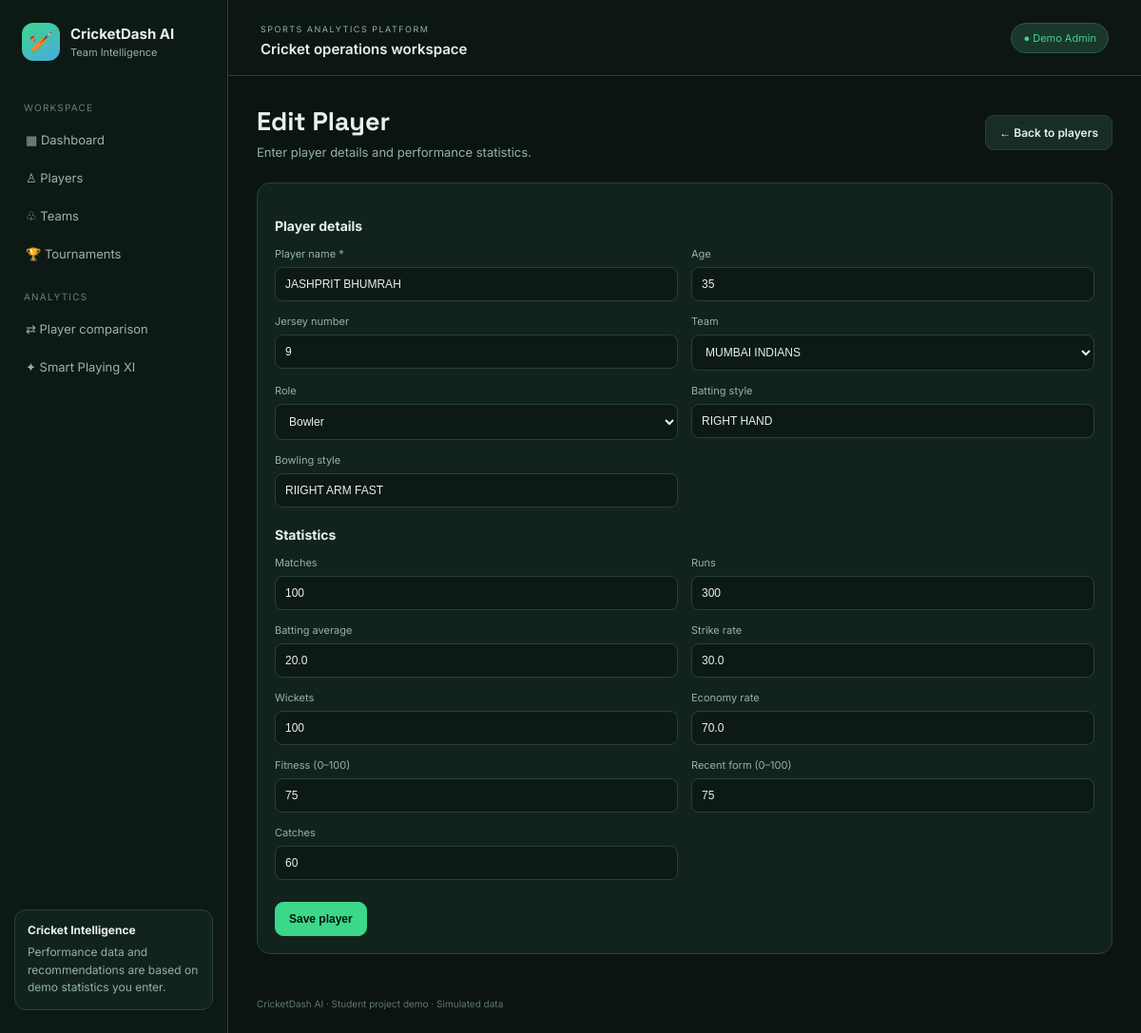
The app's page /players/2/edit/ with its own data.
### core/models.py (models this page shows, shortened)
class Player(models.Model):
    ROLE_CHOICES = [('Batter','Batter'),('Bowler','Bowler'),('All-rounder','All-rounder'),('Wicketkeeper','Wicketkeeper')]
    name = models.CharField(max_length=100)
    age = models.PositiveIntegerField(default=20)
    jersey_number = models.PositiveIntegerField(default=0)
    team = models.ForeignKey(Team, on_delete=models.SET_NULL, null=True, blank=True, related_name='players')
    role = models.CharField(max_length=20, choices=ROLE_CHOICES, default='Batter')
    batting_style = models.CharField(max_length=50, blank=True)
    bowling_style = models.CharField(max_length=50, blank=True)
    matches = models.PositiveIntegerField(default=0)
    runs = models.PositiveIntegerField(default=0)
    batting_average = models.FloatField(default=0)
    strike_rate = models.FloatField(default=0)
    wickets = models.PositiveIntegerField(default=0)
    economy = models.FloatField(default=0)
    fitness = models.PositiveIntegerField(default=75)
    recent_form = models.PositiveIntegerField(default=75)
    catches = models.PositiveIntegerField(default=0)

class Team(models.Model):
    name = models.CharField(max_length=100, unique=True)
    coach = models.CharField(max_length=100, blank=True)
    captain = models.CharField(max_length=100, blank=True)
    city = models.CharField(max_length=100, blank=True)

### core/views.py (the view)
# urls.py: path('players/', views.players, name='players'), path('players/add/', views.player_add, name='player_add'), path('players/<int:pk>/edit/', views.player_edit, name='player_edit'), path('players/<int:pk
def player_edit(request,pk): return player_form_save(request,get_object_or_404(Player,pk=pk))

### core/views.py (called while the page is built, shortened)
def player_form_save(request, player=None):
    return render(request,'core/player_form.html',{'player':player,'teams':Team.objects.all()})

### core/templates/core/player_form.html
{% extends 'core/base.html' %}{% block content %}<div class="page-title"><div><h1>{% if player %}Edit Player{% else %}Add Player{% endif %}</h1><p>Enter player details and performance statistics.</p></div><a class="btn" href="{% url 'players' %}">← Back to players</a></div><form class="panel form-panel" method="post">{% csrf_token %}<h3>Player details</h3><div class="form-grid"><label>Player name *<input required name="name" value="{{player.name|default:''}}"></label><label>Age<input type="number" min="1" max="80" name="age" value="{{player.age|default:20}}"></label><label>Jersey number<input type="number" name="jersey_number" value="{{player.jersey_number|default:0}}"></label><label>Team<select name="team"><option value="">Unassigned</option>{% for t in teams %}<option value="{{t.pk}}" {% if player.team_id == t.pk %}selected{% endif %}>{{t.name}}</option>{% endfor %}</select></label><label>Role<select name="role"><option {% if player.role == 'Batter' or not player %}selected{% endif %}>Batter</option><option {% if player.role == 'Bowler' %}selected{% endif %}>Bowler</option><option {% if player.role == 'All-rounder' %}selected{% endif %}>All-rounder</option><option {% if player.role == 'Wicketkeeper' %}selected{% endif %}>Wicketkeeper</option></select></label><label>Batting style<input name="batting_style" value="{{player.batting_style|default:''}}" placeholder="Right-hand"></label><label>Bowling style<input name="bowling_style" value="{{player.bowling_style|default:''}}" placeholder="Right-arm fast"></label></div><h3>Statistics</h3><div class="form-grid"><label>Matches<input type="number" min="0" name="matches" value="{{player.matches|default:0}}"></label><label>Runs<input type="number" min="0" name="runs" value="{{player.runs|default:0}}"></label><label>Batting average<input type="number" step="0.1" min="0" name="batting_average" value="{{player.batting_average|default:0}}"></label><label>Strike rate<input type="number" step="0.1" min="0" name="strike_rate" value="{{player.strike_rate|default:0}}"></label><label>Wickets<input type="number" min="0" name="wickets" value="{{player.wickets|default:0}}"></label><label>Economy rate<input type="number" step="0.1" min="0" name="economy" value="{{player.economy|default:0}}"></label><label>Fitness (0–100)<input type="number" min="0" max="100" name="fitness" value="{{player.fitness|default:75}}"></label><label>Recent form (0–100)<input type="number" min="0" max="100" name="recent_form" value="{{player.recent_form|default:75}}"></label><label>Catches<input type="number" min="0" name="catches" value="{{player.catches|default:0}}"></label></div><button class="btn primary" type="submit">Save player</button></form>{% endblock %}

### core/static/core/style.css (style rules this page uses)
:root { --bg:#0b1412;--panel:#12231e;--panel2:#172d26;--line:#264139;--text:#e8f1ec;--muted:#94b2a5;--green:#3bd889;--blue:#4aa9e0;--gold:#d7b65c;--red:#ee7464 }
* { box-sizing:border-box }
body { margin:0;background:var(--bg);color:var(--text);font-family:Inter,Arial,sans-serif }
a { color:inherit;text-decoration:none }
.page-title { display:flex;align-items:center;justify-content:space-between;gap:20px;margin-bottom:24px;flex-wrap:wrap }
.page-title h1 { font-family:'Space Grotesk',Inter,sans-serif;font-size:27px;margin:0 }
.page-title p { color:var(--muted);font-size:13px;margin:7px 0 0 }
.btn { display:inline-flex;align-items:center;border:1px solid var(--line);background:var(--panel2);padding:10px 14px;border-radius:9px;font-size:12px;color:var(--text);font-weight:600 }
.primary { background:var(--green);border-color:var(--green);color:#07150e }
.panel { background:var(--panel);border:1px solid var(--line);border-radius:14px;padding:18px;margin-bottom:16px }
.panel-head h3,.form-panel h3 { font-size:14px;margin:0 }
.filterbar input,.filterbar select,.compare-select select,.form-grid input,.form-grid select { background:#0c1914;border:1px solid var(--line);color:var(--text);padding:10px;border-radius:8px;font-size:12px }
.form-panel { max-width:900px }
.form-panel h3 { margin:18px 0 14px }
.form-grid { display:grid;grid-template-columns:repeat(2,1fr);gap:14px;margin-bottom:20px }
.form-grid label,.compare-select label { display:flex;flex-direction:column;gap:7px;font-size:11px;color:var(--muted) }
.form-grid input,.form-grid select { width:100% }
.form-panel button { margin-top:3px }

### records on screen
Player: name "JASHPRIT BHUMRAH", age "35", jersey_number "9", team "MUMBAI INDIANS", role "Bowler", batting_style "RIGHT HAND", bowling_style "RIIGHT ARM FAST", matches "100", runs "300", batting_average "20.0", strike_rate "30.0", wickets "100", economy "70.0", fitness "75", recent_form "75", catches "60"
